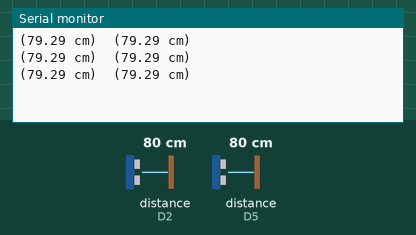
Simulated run of this sketch. Board: ESP8266 (NodeMCU). Parts: the last lines printed to the serial monitor. Wiring (inferred from the names in the program): 2 × ultrasonic range finder: trigger D1, echo D2 / trigger D6, echo D5. The test bench sets the inputs (shaded band); at power-on: distance to the obstacle (sensors on D2, D5) 80 cm. The echo pulse lasts 58.3 µs per cm.

Above: at 1.3 s.
1.4 s: distance to the obstacle (sensor on D2) set to 2 cm
At 2.0 s:
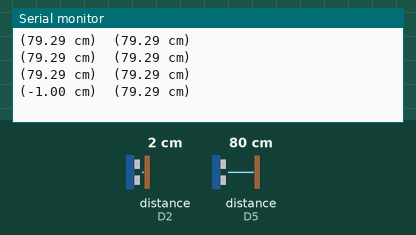
2.9 s: distance to the obstacle (sensor on D5) set to 2 cm
At 3.5 s:
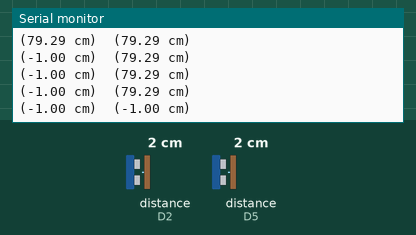
4.4 s: distance to the obstacle (sensor on D2) set to 4 cm
At 5.0 s:
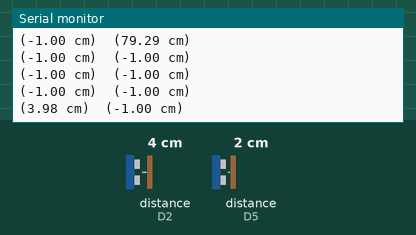
5.9 s: distance to the obstacle (sensor on D5) set to 4 cm
At 6.5 s:
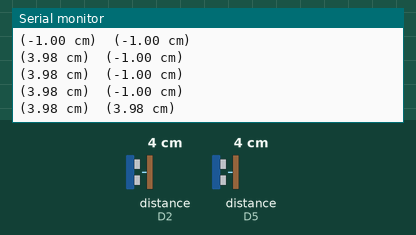
Timing chart, 0 to 8.4 s (numbered marks = the images above; inputs shaded):
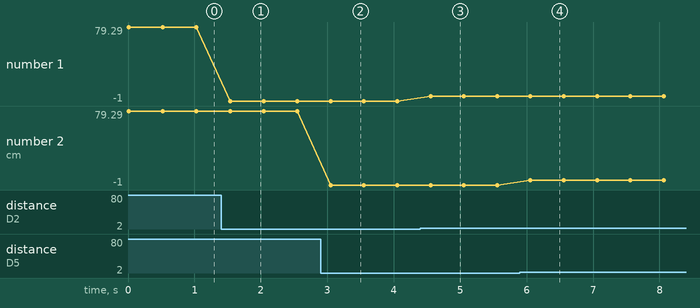

The sketch:

two_ultrasonic_test.ino
```cpp
int trig1=D1;
int echo1=D2;
int trig2=D6;
int echo2=D5;

void setup()
{
  Serial.begin(115200);
  pinMode(trig1,OUTPUT);
  pinMode(echo1,INPUT);
  pinMode(trig2,OUTPUT);
  pinMode(echo2,INPUT);
}

void loop()
{
  Serial.println(String(readUltrasonic('1',trig1,echo1))+"\t"+String(readUltrasonic('1',trig2,echo2)));
  delay(500);
}

String readUltrasonic(char a,int trig,int echo)
{
  float dis;
  long duration;
  if(a=='1')
  {
    digitalWrite(trig,LOW);
    delayMicroseconds(2);
    digitalWrite(trig,HIGH);
    delayMicroseconds(10);
    digitalWrite(trig,LOW);
    duration=pulseInLong(echo,HIGH);
    dis=duration*0.017;
    dis=(dis>=2&&dis<=200)?dis:(-1);
    return "("+String(dis)+" cm)";
  }
  else if(a=='0')
  {
    return "(#0)";
  }
  return "(#)";
}
```

Measured:
- after the input at 1.4 s, the serial monitor: prints a new line after 0.14 s (image 1)
- after the input at 2.9 s, the serial monitor: prints a new line after 0.15 s (image 2)
- after the input at 4.4 s, the serial monitor: prints a new line after 0.15 s (image 3)
- after the input at 5.9 s, the serial monitor: prints a new line after 0.16 s (image 4)
- plotted number 1: 79.29 → -1 after the input at 1.4 s, -1 → 3.98 after the input at 4.4 s
